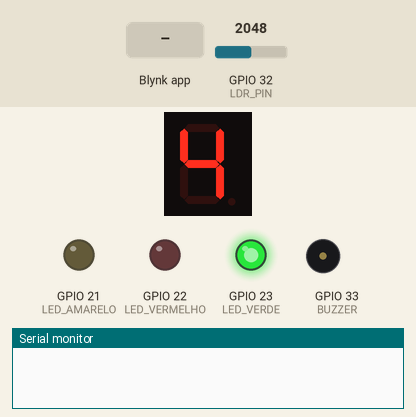
Simulated run of this sketch. Board: ESP32. Parts: 1-digit seven-segment display, output pins drawn as LEDs (lit = HIGH), buzzer (waves = sounding), the last lines printed to the serial monitor. Inputs (shaded band) come from the test bench; at power-on: GPIO 32 (LDR_PIN) = 2048. WiFi joins after 1.5 s; servers stay silent unless stated.

Above: at 3.4 s.
3.5 s: Blynk app writes 1 to V0
At 4.4 s:
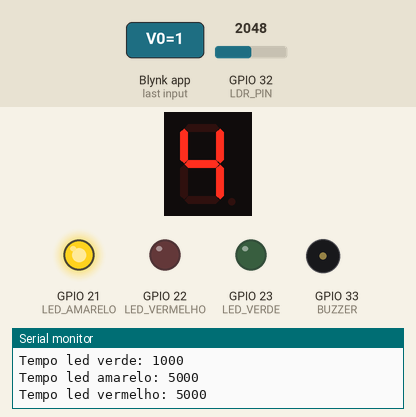
6.5 s: Blynk app writes 200 to V1
At 9.3 s:
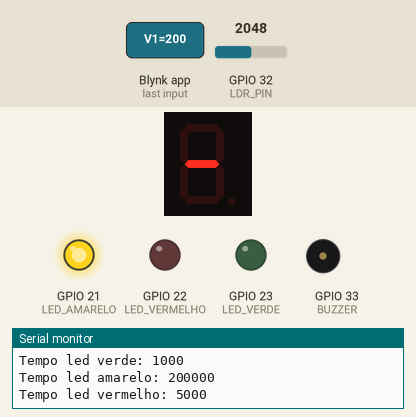
9.5 s: Blynk app writes 1 to V1
At 10.4 s:
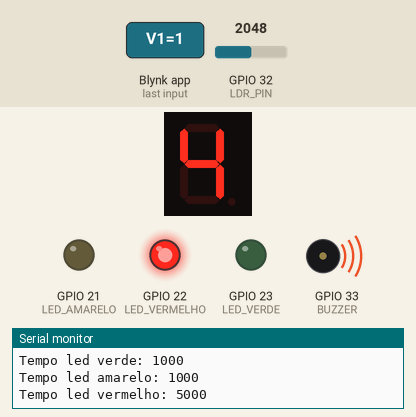
14.3 s: Blynk app writes 0 to V4
At 17.2 s:
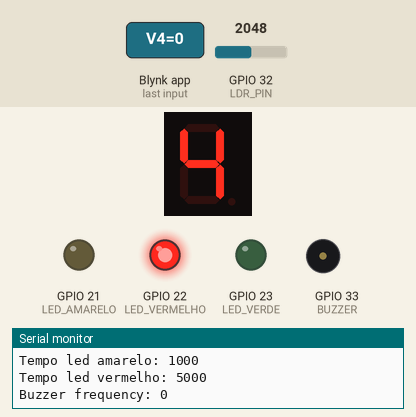
Timing chart, 0 to 18.3 s (numbered marks = the images above; inputs shaded):
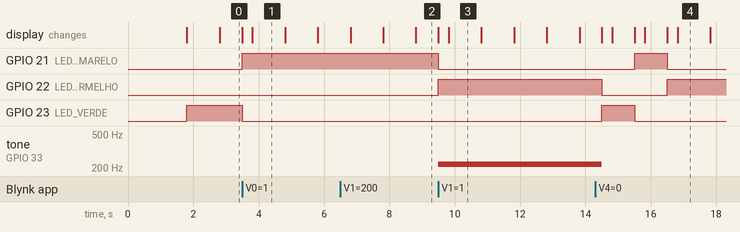

Measured:
- after the input at 3.5 s, GPIO 21 (LED_AMARELO): LOW → HIGH at once; GPIO 23 (LED_VERDE): HIGH → LOW at once
- after the input at 6.5 s, GPIO 21 (LED_AMARELO): stays HIGH (without the input it goes to LOW after 2.0 s); GPIO 22 (LED_VERMELHO): stays LOW (without the input it goes to HIGH after 2.0 s); tone on GPIO 33 (BUZZER): stays silent (without the input it goes to 220 Hz after 2.0 s)
- after the input at 9.5 s, GPIO 21 (LED_AMARELO): HIGH → LOW at once; GPIO 22 (LED_VERMELHO): LOW → HIGH at once; tone on GPIO 33 (BUZZER): silent → 220 Hz at once; the display: first changes at once (image 3 shows a later state)
- after the input at 14.3 s, tone on GPIO 33 (BUZZER): goes on until 14.5 s, then stays silent
- what the display in image 1 shows lasts 1.0 s, from 3.8 s to 4.8 s

The sketch:

atividade5.ino
```cpp
/*************************************************************

  This is a simple demo of sending and receiving some data.
  Be sure to check out other examples!
 *************************************************************/

#define BLYNK_TEMPLATE_ID ""
#define BLYNK_TEMPLATE_NAME ""
#define BLYNK_AUTH_TOKEN ""

/* Comment this out to disable prints and save space */
#define BLYNK_PRINT Serial

#define LED_VERMELHO 22

#define LED_AMARELO 21
#define LED_VERDE 23
#define LDR_PIN 32
#define BUZZER 33

unsigned long int tempo_led_amarelo = 5000;
unsigned long int tempo_led_verde = 5000;
unsigned long int tempo_led_vermelho = 5000;
unsigned long int tempo_sev_seg_atual = 5;
unsigned long int last_time = 0;
unsigned long int last_time_sev_seg = 0;

unsigned int buzzerFrequency = 220;

int valor_ldr_anterior = 0;
int contador_ldr = 0;
int lock_contador = 0;

int state = 0;

#include <WiFi.h>
#include <WiFiClient.h>
#include <BlynkSimpleEsp32.h>

#include "SevSeg.h"  /*Included seven-segment library*/
SevSeg sevseg;       /*Create a seven-segment library*/

char pass[] = "";
char ssid[] = "";

// This function will be called every time Slider Widget
// in Blynk app writes values to the Virtual Pin 1
BLYNK_WRITE(V0){
  tempo_led_verde = param.asInt() * 1000; // assigning incoming value from pin V1 to a variable
  // You can also use:
  // String i = param.asStr();
  // double d = param.asDouble();
  Serial.print("Tempo led verde: ");
  Serial.println(tempo_led_verde);
  Serial.print("Tempo led amarelo: ");
  Serial.println(tempo_led_amarelo);
  Serial.print("Tempo led vermelho: ");
  Serial.println(tempo_led_vermelho);
}

BLYNK_WRITE(V1){
  tempo_led_amarelo = param.asInt() * 1000; // assigning incoming value from pin V1 to a variable
  // You can also use:
  // String i = param.asStr();
  // double d = param.asDouble();
  Serial.print("Tempo led verde: ");
  Serial.println(tempo_led_verde);
  Serial.print("Tempo led amarelo: ");
  Serial.println(tempo_led_amarelo);
  Serial.print("Tempo led vermelho: ");
  Serial.println(tempo_led_vermelho);
}

BLYNK_WRITE(V2){
  tempo_led_vermelho = param.asInt() * 1000; // assigning incoming value from pin V1 to a variable
  // You can also use:
  // String i = param.asStr();
  // double d = param.asDouble();
  Serial.print("Tempo led verde: ");
  Serial.println(tempo_led_verde);
  Serial.print("Tempo led amarelo: ");
  Serial.println(tempo_led_amarelo);
  Serial.print("Tempo led vermelho: ");
  Serial.println(tempo_led_vermelho);
}

BLYNK_WRITE(V4) {
  buzzerFrequency = param.asInt();
  Serial.print("Buzzer frequency: ");
  Serial.println(buzzerFrequency);
}

void setup(){
  // Debug console
  Serial.begin(115200);

  byte sevenSegments = 1;  /*Number of connected seven-segment*/
  byte CommonPins[] = {};  /*Define Common pin of seven-segment*/
  byte LEDsegmentPins[] = {13, 17, 19, 27, 26, 14, 12};  /*Define ESP32 digital pins for seven-segment*/
  bool resistorsOnSegments = true; /*assigning Boolean type to the registers of the seven=segment*/
  sevseg.begin(COMMON_CATHODE, sevenSegments, CommonPins, LEDsegmentPins, resistorsOnSegments);/*seven-segment configuration */
  sevseg.setBrightness(80);  /*Seven segment brightness*/

  Blynk.begin(BLYNK_AUTH_TOKEN, ssid, pass);
  pinMode(LED_VERMELHO, OUTPUT);
  pinMode(LED_AMARELO, OUTPUT);
  pinMode(LED_VERDE, OUTPUT);
  pinMode(BUZZER, OUTPUT);
  pinMode(LDR_PIN, INPUT);
  last_time = millis();
  last_time_sev_seg = millis();
  digitalWrite(LED_VERMELHO, LOW);
  digitalWrite(LED_AMARELO, LOW);
  digitalWrite(LED_VERDE, HIGH);

  sevseg.setNumber(tempo_sev_seg_atual);
  sevseg.refreshDisplay();
}

void loop() {
  Blynk.run();

  if(state == 2){
     int valor_ldr_atual = analogRead(LDR_PIN);
     if(valor_ldr_atual <= 150 && lock_contador == 0) {
        lock_contador = 1;
        Blynk.virtualWrite(V3, ++contador_ldr);
        Serial.println(contador_ldr);
     } else if(valor_ldr_atual > 400 && lock_contador == 1) {
        lock_contador = 0;
     }
  }

  if(millis() - last_time_sev_seg > 1000) {
    last_time_sev_seg = millis();
    tempo_sev_seg_atual--;
    sevseg.setNumber(tempo_sev_seg_atual);
    sevseg.refreshDisplay();
  }

  switch(state){
    case 0: // LED VERDE
      if(millis() - last_time > tempo_led_verde) {
        last_time = millis();
        digitalWrite(LED_VERMELHO, LOW);
        digitalWrite(LED_AMARELO, HIGH);
        digitalWrite(LED_VERDE, LOW);
        tempo_sev_seg_atual = tempo_led_amarelo / 1000;
        sevseg.setNumber(tempo_sev_seg_atual);
        sevseg.refreshDisplay();
        state = 1;
      }
     break;
   case 1: // LED AMARELO
      if(millis() - last_time > tempo_led_amarelo) {
        last_time = millis();
        digitalWrite(LED_VERMELHO, HIGH);
        digitalWrite(LED_AMARELO, LOW);
        digitalWrite(LED_VERDE, LOW);
        tempo_sev_seg_atual = tempo_led_vermelho / 1000;
        sevseg.setNumber(tempo_sev_seg_atual);
        sevseg.refreshDisplay();
        tone(BUZZER, buzzerFrequency);
        state = 2;
      }
    break;
    case 2: // LED VERMELHO
      if(millis() - last_time > tempo_led_vermelho) {
        last_time = millis();
        digitalWrite(LED_VERMELHO, LOW);
        digitalWrite(LED_AMARELO, LOW);
        digitalWrite(LED_VERDE, HIGH);
        tempo_sev_seg_atual = tempo_led_verde / 1000;
        sevseg.setNumber(tempo_sev_seg_atual);
        sevseg.refreshDisplay();
        tone(BUZZER, 0);
        state = 0;
      }
    break;
  }
}
```
